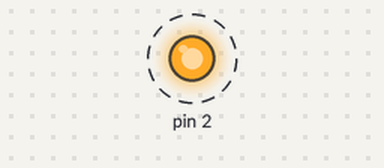
The sketch below on a simulated Arduino Uno, built with avr-gcc and run on an emulated ATmega328P. Shown: output pins drawn as LEDs (lit = HIGH). Dashed ring = blinking.

Above: at 0.05 s.
Timing chart, 0 to 3.0 s (numbered marks = the images above):
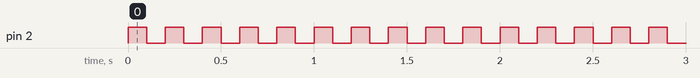

Measured:
- by itself, pin 2: alternates HIGH for 0.10 s and LOW for 0.10 s

The sketch:

exercise1.ino
```cpp
boolean led = false;
void setup(){
  pinMode(2, OUTPUT);
}

void loop(){
  digitalWrite(2, led^=true);
  delay(100);
}
```
